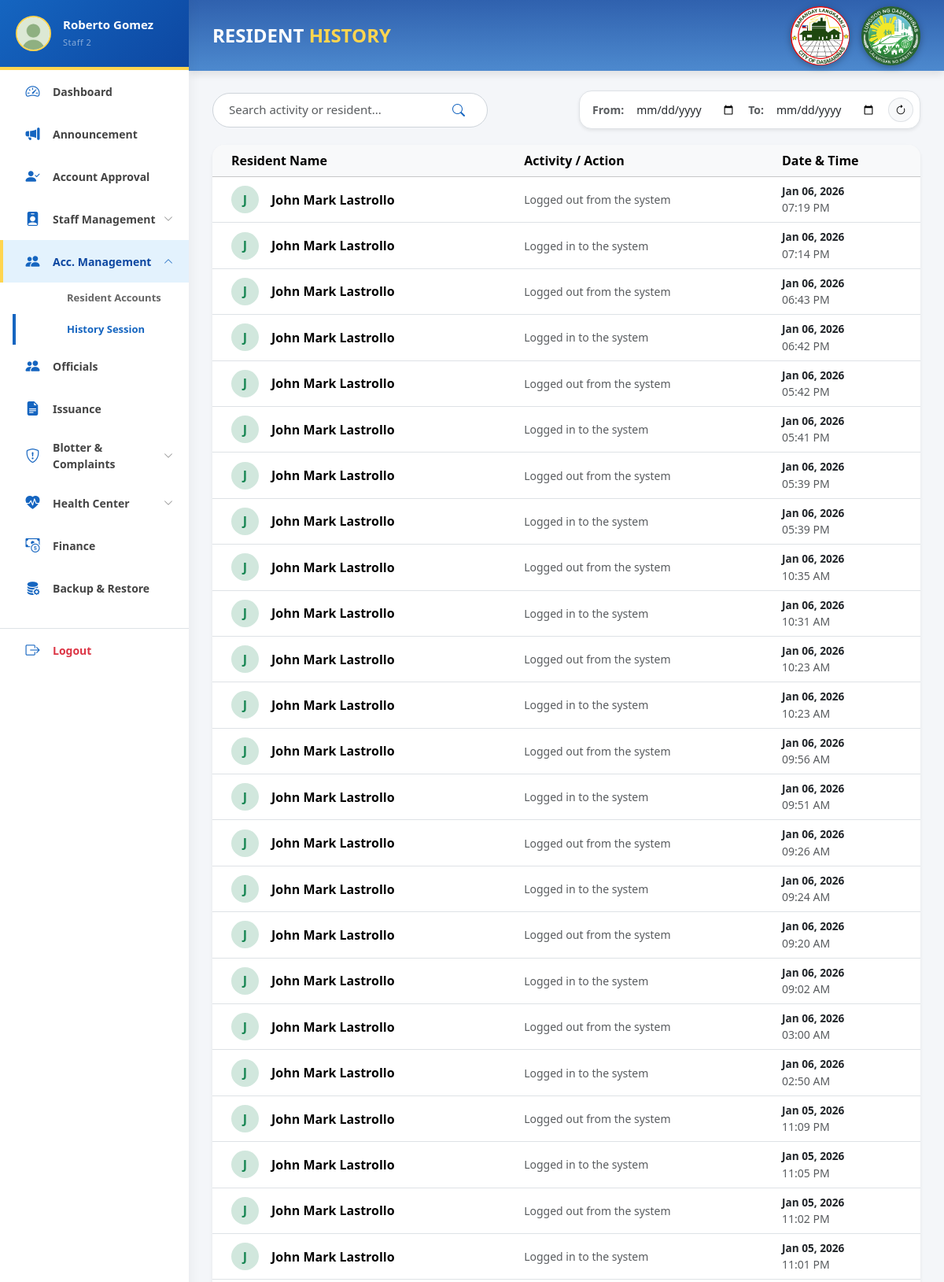
The page /pages/admin/resident_history.php (signed in, upper part) on the database its author committed.
### tables this page shows
CREATE TABLE `users` (
  `user_id` int(11) NOT NULL,
  `email` varchar(150) NOT NULL,
  `position` varchar(100) DEFAULT NULL,
  `password` varchar(255) NOT NULL,
  `first_name` varchar(100) NOT NULL,
  `last_name` varchar(100) NOT NULL,
  `role` enum('Admin','Staff','Resident') NOT NULL DEFAULT 'Resident',
  `status` enum('Active','Inactive','Pending','Rejected') NOT NULL DEFAULT 'Pending',
  `created_at` timestamp NOT NULL DEFAULT current_timestamp()
);

CREATE TABLE `history_logs` (
  `log_id` int(11) NOT NULL,
  `user_id` int(11) DEFAULT NULL,
  `action` varchar(255) NOT NULL,
  `timestamp` datetime DEFAULT current_timestamp()
);

### pages/admin/resident_history.php (the view, shortened to what this page needs)
<?php
require_once '../../backend/db_connect.php';
try {
    $stmt = $conn->prepare("
        SELECT h.*, u.first_name, u.last_name, u.role
        FROM history_logs h
        JOIN users u ON h.user_id = u.user_id
        WHERE u.role = 'Resident'
        ORDER BY h.timestamp DESC
    ");
    $stmt->execute();
    $logs = $stmt->fetchAll(PDO::FETCH_ASSOC);
} catch (PDOException $e) {
    $logs = [];
}
?>
<!DOCTYPE html>
<html lang="en">
<head>
    <link href="../../css/bootstrap.min.css" rel="stylesheet">
    <link rel="stylesheet" href="https://cdn.jsdelivr.net/npm/bootstrap-icons@1.11.1/font/bootstrap-icons.css">
    <link rel="stylesheet" href="../../css/admin.css">
    <link rel="stylesheet" href="../../css/sidebar.css" />
</head>
<body>
    <?php include '../../includes/sidebar.php'; ?>
    <div id="main-content">
        <div class="header">
            <h1 class="header-title">RESIDENT <span class="green">HISTORY</span></h1>
            <div class="header-logos">
                <img src="../../assets/img/Langkaan 2 Logo-modified.png">
                <img src="../../assets/img/dasma logo-modified.png">
            </div>
        </div>
        <div class="content">
            <div class="d-flex justify-content-between align-items-center mb-4 flex-wrap gap-3">
                <div class="search-box">
                    <input type="text" id="residentLogSearch" placeholder="Search activity or resident..." class="form-control shadow-sm" style="border-radius: 20px; width: 300px;">
                    <button type="button"><i class="bi bi-search"></i></button>
                </div>
                <div class="d-flex align-items-center gap-2 bg-white p-2 rounded-4 shadow-sm border">
                    <span class="small fw-bold text-muted ps-2">From:</span>
                    <input type="date" id="startDate" class="form-control form-control-sm border-0">
                    <span class="small fw-bold text-muted">To:</span>
                    <input type="date" id="endDate" class="form-control form-control-sm border-0">
                    <button class="btn btn-light btn-sm rounded-circle border" id="resetFilters" title="Reset Filters">
                        <i class="bi bi-arrow-clockwise"></i>
                    </button>
                </div>
            </div>
            <div class="card shadow-sm border-0 rounded-4 overflow-hidden">
                <div class="card-body p-0">
                    <div class="table-responsive">
                        <table class="table table-hover align-middle mb-0">
                            <thead class="table-light">
                                <tr>
                                    <th class="ps-4">Resident Name</th>
                                    <th>Activity / Action</th>
                                    <th>Date & Time</th>
                                </tr>
                            </thead>
                            <tbody id="residentLogsTable">
                                <?php if(empty($logs)): ?>
                                    <tr class="no-logs"><td colspan="3" class="text-center py-4 text-muted">No activity logs found for residents.</td></tr>
                                <?php else: ?>
                                    <?php foreach ($logs as $log): ?>
                                    <tr class="log-row" data-date="<?= date("Y-m-d", strtotime($log['timestamp'])) ?>">
                                        <td class="ps-4 fw-bold">
                                            <div class="d-flex align-items-center">
                                                <div class="bg-success-subtle text-success rounded-circle d-flex align-items-center justify-content-center fw-bold me-3" style="width: 35px; height: 35px;">
                                                    <?= strtoupper(substr($log['first_name'], 0, 1)) ?>
                                                </div>
                                                <?= htmlspecialchars($log['first_name'] . ' ' . $log['last_name']) ?>
                                            </div>
                                        </td>
                                        <td class="text-muted small"><?= htmlspecialchars($log['action']) ?></td>
                                        <td>
                                            <div class="fw-bold text-dark" style="font-size: 0.85rem;">
                                                <?= date("M d, Y", strtotime($log['timestamp'])) ?>
                                            </div>
                                            <div class="small text-muted">
                                                <?= date("h:i A", strtotime($log['timestamp'])) ?>
                                            </div>
                                        </td>
                                    </tr>
                                    <?php endforeach; ?>
                                <?php endif; ?>
                            </tbody>
                        </table>
                    </div>
                </div>
            </div>
        </div>
    </div>
</body>
</html>

### includes/sidebar.php (shortened to what this page needs)
<?php
$current_page = basename($_SERVER['PHP_SELF']);
$staff_pages    = ['staff_list.php', 'staff_history.php', 'staff_add.php'];
$account_pages  = ['resident_list.php', 'resident_history.php', 'resident_archive.php'];
$issuance_pages = ['manage_issuances.php', 'admin_issuance.php', 'admin_print.php', 'admin_issuance_archive.php'];
$blotter_pages  = ['admin_rec_blotter.php', 'admin_rec_complaints.php', 'admin_rec_blotter_archive.php', 'admin_rec_complaints_archive.php'];
$health_pages   = ['health_dashboard.php', 'patient_records.php'];
$is_staff_active    = in_array($current_page, $staff_pages);
$is_account_active  = in_array($current_page, $account_pages);
$is_issuance_active = in_array($current_page, $issuance_pages);
$is_blotter_active  = in_array($current_page, $blotter_pages);
$is_health_active   = in_array($current_page, $health_pages);
if (isset($_SESSION['user_id'])) {
    if (!isset($admin_user)) {
        if (isset($conn)) {
            $uid = $_SESSION['user_id'];
            $stmtSide = $conn->prepare("SELECT first_name, last_name, position FROM users WHERE user_id = :uid");
            $stmtSide->execute([':uid' => $uid]);
            $resSide = $stmtSide->fetch(PDO::FETCH_ASSOC);
        } else {
            $resSide = null;
        }
    } else {
        $resSide = $admin_user;
    }
    $sideName = ($resSide) ? $resSide['first_name'] . " " . $resSide['last_name'] : "Admin";
    $sidePos  = ($resSide) ? $resSide['position'] : "Administrator";
    $sideImg  = "../../assets/img/profile.jpg";
} else {
    $sideName = "Admin User";
    $sidePos  = "System Admin";
    $sideImg  = "../../assets/img/profile.jpg";
}
?>
<nav id="sidebar">
    <div class="sidebar-header position-relative">
        <div class="admin-profile-img">
            <img src="<?= htmlspecialchars($sideImg) ?>" alt="Admin" style="object-fit: cover;">
        </div>
        <div class="profile-info">
            <h6 class="mb-0 fw-bold text-white"><?= htmlspecialchars($sideName) ?></h6>
            <span class="text-white-50 small"><?= htmlspecialchars($sidePos) ?></span>
        </div>
    </div>
    <div class="sidebar-sticky">
        <ul class="nav flex-column" id="accordionSidebar">
            <li class="nav-item">
                <a class="nav-link <?= $current_page == 'admin_dashboard.php' ? 'active' : '' ?>" href="admin_dashboard.php">
                    <i class="bi bi-speedometer2 me-2"></i> Dashboard
                </a>
            </li>
            <li class="nav-item">
                <a class="nav-link <?= $current_page == 'admin_announcement.php' ? 'active' : '' ?>" href="admin_announcement.php">
                    <i class="bi bi-megaphone-fill me-2"></i> Announcement
                </a>
            </li>
            <li class="nav-item">
                <a class="nav-link <?= $current_page == 'account_approval.php' ? 'active' : '' ?>" href="account_approval.php">
                    <i class="bi bi-person-check-fill me-2"></i> Account Approval
                </a>
            </li>
            <li class="nav-item">
                <a class="nav-link d-flex justify-content-between align-items-center <?= $is_staff_active ? 'active' : 'collapsed' ?>"
                   data-bs-toggle="collapse"
                   href="#staffSubmenu"
                   role="button"
                   aria-expanded="<?= $is_staff_active ? 'true' : 'false' ?>"
                   aria-controls="staffSubmenu">
                    <div><i class="bi bi-person-badge-fill me-2"></i> Staff Management</div>
                    <i class="bi bi-chevron-down small"></i>
                </a>
            </li>
            <li class="nav-item">
                <a class="nav-link d-flex justify-content-between align-items-center <?= $is_account_active ? 'active' : 'collapsed' ?>"
                   data-bs-toggle="collapse"
                   href="#accountSubmenu"
                   role="button"
                   aria-expanded="<?= $is_account_active ? 'true' : 'false' ?>"
                   aria-controls="accountSubmenu">
                    <div><i class="bi bi-people-fill me-2"></i> Acc. Management</div>
                    <i class="bi bi-chevron-down small"></i>
                </a>
                <div class="collapse <?= $is_account_active ? 'show' : '' ?>" id="accountSubmenu" data-bs-parent="#accordionSidebar">
                    <ul class="nav flex-column ms-3 submenu">
                        <li><a class="nav-link small <?= $current_page == 'resident_list.php' ? 'active' : '' ?>" href="resident_list.php">Resident Accounts</a></li>
                        <li><a class="nav-link small <?= $current_page == 'resident_history.php' ? 'active' : '' ?>" href="resident_history.php">History Session</a></li>
                    </ul>
                </div>
            </li>
            <li class="nav-item">
                <a class="nav-link <?= $current_page == 'admin_officials.php' ? 'active' : '' ?>" href="admin_officials.php">
                    <i class="bi bi-people-fill me-2"></i> Officials
                </a>
            </li>
            <li class="nav-item">
                <a class="nav-link <?= $is_issuance_active ? 'active' : '' ?>" href="manage_issuances.php">
                    <i class="bi bi-file-earmark-text-fill me-2"></i> Issuance
                </a>
            </li>
            <li class="nav-item">
                <a class="nav-link d-flex justify-content-between align-items-center <?= $is_blotter_active ? 'active' : 'collapsed' ?>"
                   data-bs-toggle="collapse"
                   href="#blotterSubmenu"
                   role="button"
                   aria-expanded="<?= $is_blotter_active ? 'true' : 'false' ?>"
                   aria-controls="blotterSubmenu">
                    <div><i class="bi bi-shield-exclamation me-2"></i> Blotter & Complaints</div>
                    <i class="bi bi-chevron-down small"></i>
                </a>
            </li>
            <li class="nav-item">
                <a class="nav-link d-flex justify-content-between align-items-center <?= $is_health_active ? 'active' : 'collapsed' ?>"
                   data-bs-toggle="collapse"
                   href="#healthSubmenu"
                   role="button"
                   aria-expanded="<?= $is_health_active ? 'true' : 'false' ?>"
                   aria-controls="healthSubmenu">
                    <div><i class="bi bi-heart-pulse-fill me-2"></i> Health Center</div>
                    <i class="bi bi-chevron-down small"></i>
                </a>
            </li>
            <li class="nav-item">
                <a class="nav-link <?= $current_page == 'finance_management.php' ? 'active' : '' ?>" href="finance_management.php">
                    <i class="bi bi-cash-coin me-2"></i> Finance
                </a>
            </li>
            <li class="nav-item">
                <a class="nav-link <?= $current_page == 'admin_backup.php' ? 'active' : '' ?>" href="admin_backup.php">
                    <i class="bi bi-database-fill-gear me-2"></i> Backup & Restore
                </a>
            </li>
            <li class="nav-item mt-4 border-top">
                <a class="nav-link text-danger fw-bold" href="#" data-bs-toggle="modal" data-bs-target="#logoutModal">
                    <i class="bi bi-box-arrow-right me-2"></i> Logout
                </a>
            </li>
        </ul>
    </div>
</nav>

### rows shown on the page
users: sideName "Roberto Gomez", position "Staff 2"
history_logs: user.first_name "J", user.last_name "John Mark Lastrollo", action "Logged out from the system", timestamp "Jan 06, 2026", timestamp "07:19 PM"
history_logs: user.first_name "J", user.last_name "John Mark Lastrollo", action "Logged in to the system", timestamp "Jan 06, 2026", timestamp "07:14 PM"
history_logs: user.first_name "J", user.last_name "John Mark Lastrollo", action "Logged out from the system", timestamp "Jan 06, 2026", timestamp "06:43 PM"
history_logs: user.first_name "J", user.last_name "John Mark Lastrollo", action "Logged in to the system", timestamp "Jan 06, 2026", timestamp "06:42 PM"
history_logs: user.first_name "J", user.last_name "John Mark Lastrollo", action "Logged out from the system", timestamp "Jan 06, 2026", timestamp "05:42 PM"
history_logs: user.first_name "J", user.last_name "John Mark Lastrollo", action "Logged in to the system", timestamp "Jan 06, 2026", timestamp "05:41 PM"
history_logs: user.first_name "J", user.last_name "John Mark Lastrollo", action "Logged out from the system", timestamp "Jan 06, 2026", timestamp "05:39 PM"
history_logs: user.first_name "J", user.last_name "John Mark Lastrollo", action "Logged in to the system", timestamp "Jan 06, 2026", timestamp "05:39 PM"
history_logs: user.first_name "J", user.last_name "John Mark Lastrollo", action "Logged out from the system", timestamp "Jan 06, 2026", timestamp "10:35 AM"
history_logs: user.first_name "J", user.last_name "John Mark Lastrollo", action "Logged in to the system", timestamp "Jan 06, 2026", timestamp "10:31 AM"
history_logs: user.first_name "J", user.last_name "John Mark Lastrollo", action "Logged out from the system", timestamp "Jan 06, 2026", timestamp "10:23 AM"
history_logs: user.first_name "J", user.last_name "John Mark Lastrollo", action "Logged in to the system", timestamp "Jan 06, 2026", timestamp "10:23 AM"
history_logs: user.first_name "J", user.last_name "John Mark Lastrollo", action "Logged out from the system", timestamp "Jan 06, 2026", timestamp "09:56 AM"
history_logs: user.first_name "J", user.last_name "John Mark Lastrollo", action "Logged in to the system", timestamp "Jan 06, 2026", timestamp "09:51 AM"
history_logs: user.first_name "J", user.last_name "John Mark Lastrollo", action "Logged out from the system", timestamp "Jan 06, 2026", timestamp "09:26 AM"
history_logs: user.first_name "J", user.last_name "John Mark Lastrollo", action "Logged in to the system", timestamp "Jan 06, 2026", timestamp "09:24 AM"
history_logs: user.first_name "J", user.last_name "John Mark Lastrollo", action "Logged out from the system", timestamp "Jan 06, 2026", timestamp "09:20 AM"
history_logs: user.first_name "J", user.last_name "John Mark Lastrollo", action "Logged in to the system", timestamp "Jan 06, 2026", timestamp "09:02 AM"
history_logs: user.first_name "J", user.last_name "John Mark Lastrollo", action "Logged out from the system", timestamp "Jan 06, 2026", timestamp "03:00 AM"
history_logs: user.first_name "J", user.last_name "John Mark Lastrollo", action "Logged in to the system", timestamp "Jan 06, 2026", timestamp "02:50 AM"
history_logs: user.first_name "J", user.last_name "John Mark Lastrollo", action "Logged out from the system", timestamp "Jan 05, 2026", timestamp "11:09 PM"
history_logs: user.first_name "J", user.last_name "John Mark Lastrollo", action "Logged in to the system", timestamp "Jan 05, 2026", timestamp "11:05 PM"
history_logs: user.first_name "J", user.last_name "John Mark Lastrollo", action "Logged out from the system", timestamp "Jan 05, 2026", timestamp "11:02 PM"
history_logs: user.first_name "J", user.last_name "John Mark Lastrollo", action "Logged in to the system", timestamp "Jan 05, 2026", timestamp "11:01 PM"
